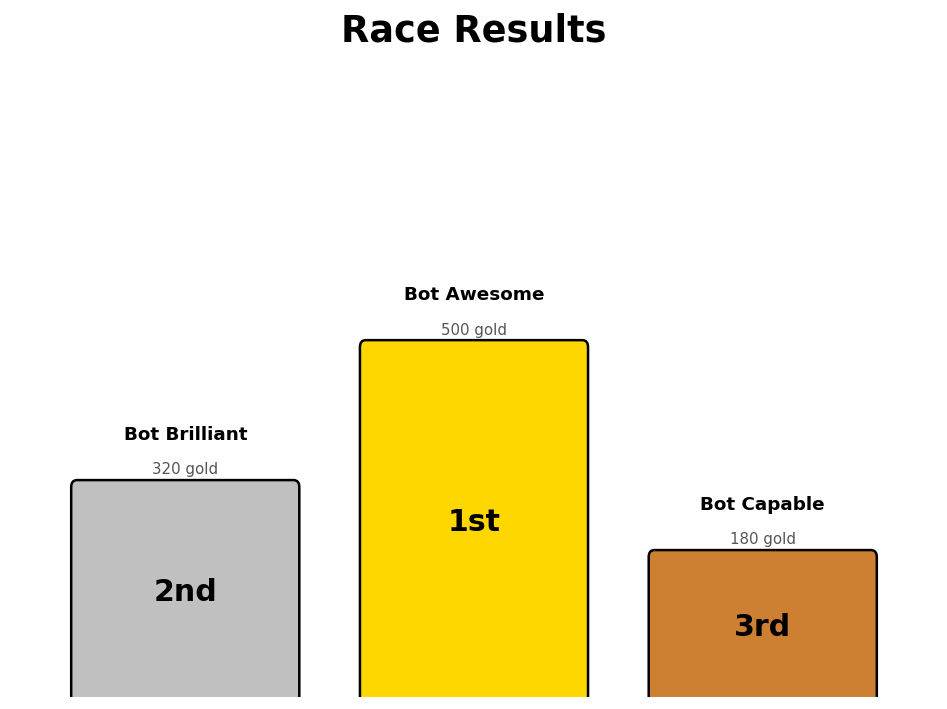

Write the Python code that produced this figure.
import matplotlib.pyplot as plt
import matplotlib.patches as patches


def draw_podium(standings, output_file="podium.png"):
    """
    standings: list of (player_name, gold) sorted by gold descending.
    Saves a podium PNG to output_file.
    """
    top3 = list(standings[:3])
    while len(top3) < 3:
        top3.append(("—", 0))

    # Display order: 2nd left, 1st center, 3rd right
    display = [
        (0, top3[1], 0.6, "silver",   "2nd"),
        (1, top3[0], 1.0, "gold",     "1st"),
        (2, top3[2], 0.4, "#cd7f32",  "3rd"),
    ]

    fig, ax = plt.subplots(figsize=(8, 6))
    ax.set_xlim(-0.6, 2.6)
    ax.set_ylim(0, 1.8)
    ax.axis("off")
    ax.set_title("Race Results", fontsize=22, fontweight="bold", pad=16)

    bar_width = 0.75

    for x, (name, gold), h, color, place in display:
        rect = patches.FancyBboxPatch(
            (x - bar_width / 2, 0), bar_width, h,
            boxstyle="round,pad=0.02",
            facecolor=color, edgecolor="black", linewidth=1.5,
        )
        ax.add_patch(rect)

        ax.text(x, h / 2, place, ha="center", va="center",
                fontsize=18, fontweight="bold")

        ax.text(x, h + 0.15, name, ha="center", va="center",
                fontsize=11, fontweight="bold")
        ax.text(x, h + 0.05, f"{gold} gold", ha="center", va="center",
                fontsize=9, color="#555555")

    plt.tight_layout()
    plt.savefig(output_file, dpi=120, bbox_inches="tight")
    plt.close()
    print(f"Podium saved to {output_file}")
